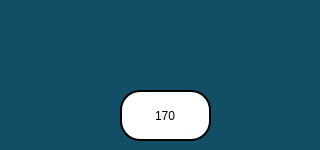
    <widget class="QWidget" name="tab_43">
     <property name="styleSheet">
      <string notr="true">
background-color: rgb(18, 78, 102);


</string>
     </property>
     <attribute name="title">
      <string>Page</string>
     </attribute>
     <widget class="QPushButton" name="ocupulsedown_but">
      <property name="geometry">
       <rect>
        <x>240</x>
        <y>80</y>
        <width>71</width>
        <height>61</height>
       </rect>
      </property>
      <property name="styleSheet">
       <string notr="true">image: url(:/images/d2.png);
background-color:transparent;
border:none;</string>
      </property>
      <property name="text">
       <string/>
      </property>
     </widget>
     <widget class="QPushButton" name="ocupulseup_but">
      <property name="geometry">
       <rect>
        <x>20</x>
        <y>80</y>
        <width>71</width>
        <height>61</height>
       </rect>
      </property>
      <property name="styleSheet">
       <string notr="true">image: url(:/images/up2.png);
background-color:transparent;
border:none;</string>
      </property>
      <property name="text">
       <string/>
      </property>
     </widget>
     <widget class="QLineEdit" name="lineEdit_76">
      <property name="geometry">
       <rect>
        <x>120</x>
        <y>90</y>
        <width>91</width>
        <height>51</height>
       </rect>
      </property>
      <property name="styleSheet">
       <string notr="true">font:25pt &quot;Ubuntu&quot;;
background-color: rgb(255,255,255);
border-radius:20px;
border:2px solid black;</string>
      </property>
      <property name="text">
       <string>170</string>
      </property>
      <property name="alignment">
       <set>Qt::AlignCenter</set>
      </property>
     </widget>
     <zorder>lineEdit_76</zorder>
     <zorder>ocupulseup_but</zorder>
     <zorder>ocupulsedown_but</zorder>
    </widget>
